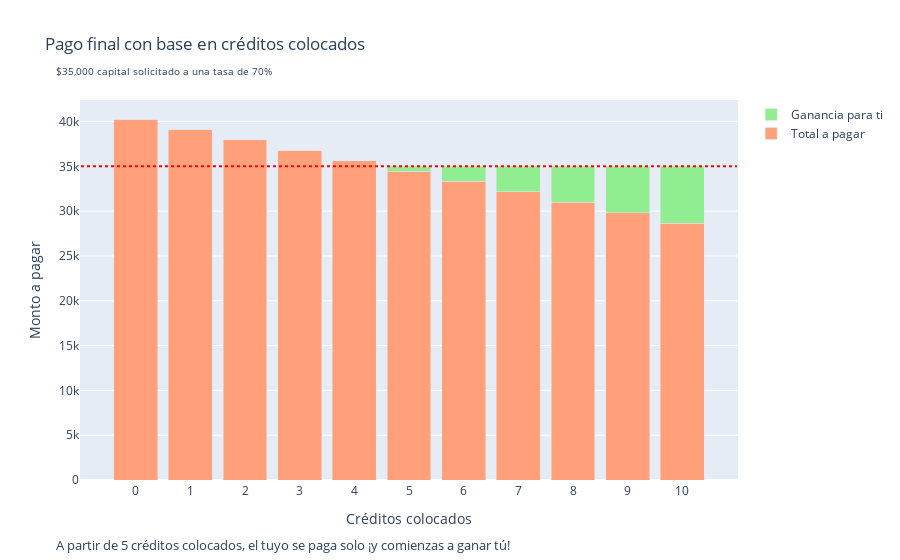

The notebook cell saved with this chart:
### Code cell
getGanancias(monto_credito_distribuidor = 35_000, 
             tasa_credito_distribuidor = 70, 
             monto_medio_a_colocar = 5_000)

### Figure 1 — Plotly figure (JSON) as saved in the notebook; plotly's stock layout.template omitted (floating-point values rounded to 4 significant figures)
{"data": [{"marker": {"color": "#FFA07A"}, "name": "Total a pagar", "type": "bar", "x": [0, 1, 2, 3, 4, 5, 6, 7, 8, 9, 10], "y": [40280.0, 39120.0, 37960.0, 36800.0, 35640.0, 34470.0, 33310.0, 32150.0, 30990.0, 29830.0, 28670.0]}, {"marker": {"color": "#90EE90"}, "name": "Ganancia para ti", "type": "bar", "x": [0, 1, 2, 3, 4, 5, 6, 7, 8, 9, 10], "y": [0, 0, 0, 0, 0, 525.4, 1687.0, 2848.0, 4009.0, 5170.0, 6332.0]}], "layout": {"annotations": [{"font": {"size": 10}, "showarrow": false, "text": "$35,000 capital solicitado a una tasa de 70%", "x": -0.04, "xref": "paper", "y": 1.1, "yref": "paper"}, {"font": {"size": 13}, "showarrow": false, "text": "A partir de 5 créditos colocados, el tuyo se paga solo ¡y comienzas a ganar tú!", "x": -0.04, "xref": "paper", "y": -0.2, "yref": "paper"}], "barmode": "stack", "shapes": [{"line": {"color": "red", "dash": "dot", "width": 2}, "name": "Capital solicitado", "type": "line", "x0": -1, "x1": 11, "y0": 35000, "y1": 35000}], "showlegend": true, "title": {"text": "Pago final con base en créditos colocados"}, "xaxis": {"showline": true, "showticklabels": true, "tickmode": "array", "tickvals": [0, 1, 2, 3, 4, 5, 6, 7, 8, 9, 10], "title": {"text": "Créditos colocados"}}, "yaxis": {"title": {"text": "Monto a pagar"}}}}
